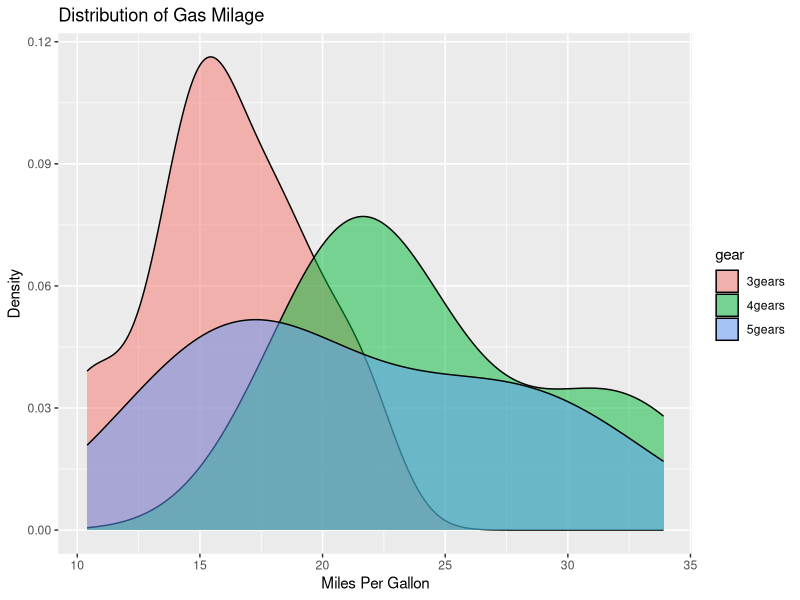
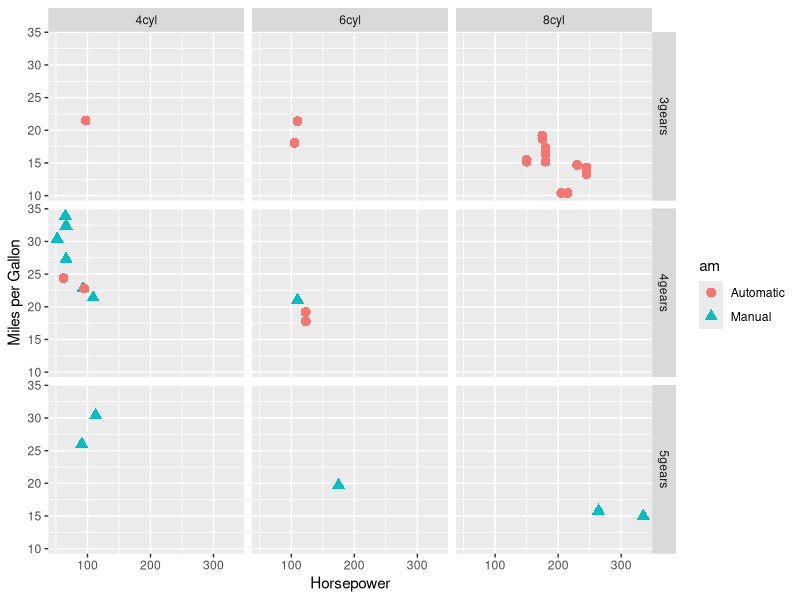
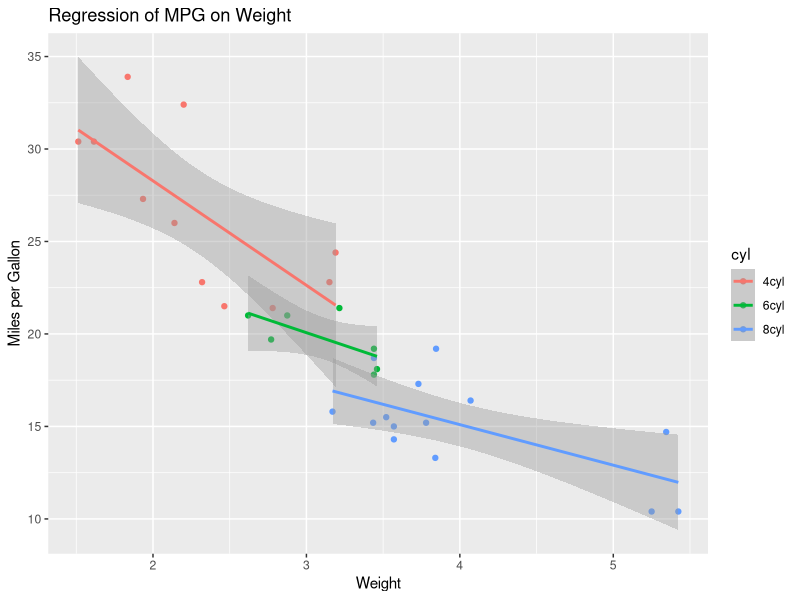
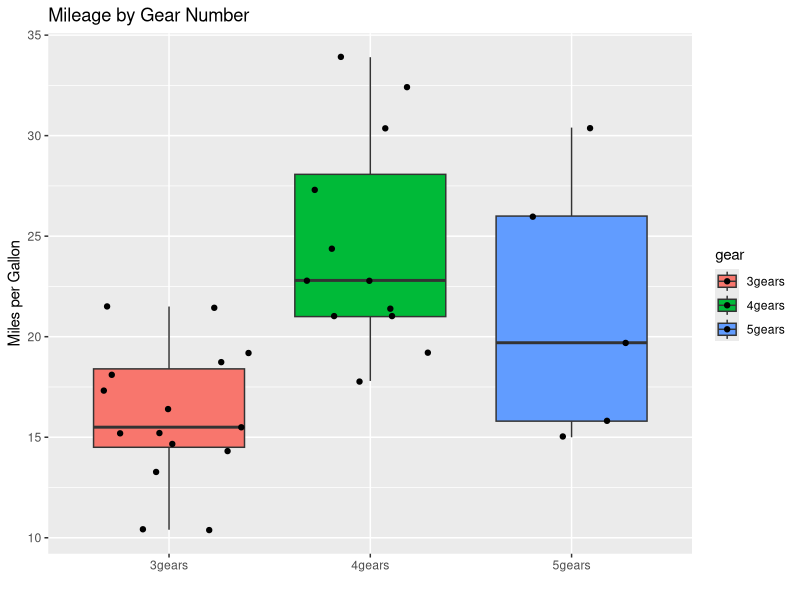

Reproduce these figures in R, in order.
# ggplot2 examples
library(ggplot2) 

# create factors with value labels 
mtcars$gear <- factor(mtcars$gear,levels=c(3,4,5),
  	labels=c("3gears","4gears","5gears")) 
mtcars$am <- factor(mtcars$am,levels=c(0,1),
  	labels=c("Automatic","Manual")) 
mtcars$cyl <- factor(mtcars$cyl,levels=c(4,6,8),
   labels=c("4cyl","6cyl","8cyl")) 

# Kernel density plots for mpg
# grouped by number of gears (indicated by color)
qplot(mpg, data=mtcars, geom="density", fill=gear, alpha=I(.5), 
   main="Distribution of Gas Milage", xlab="Miles Per Gallon", 
   ylab="Density")

# Scatterplot of mpg vs. hp for each combination of gears and cylinders
# in each facet, transmittion type is represented by shape and color
qplot(hp, mpg, data=mtcars, shape=am, color=am, 
   facets=gear~cyl, size=I(3),
   xlab="Horsepower", ylab="Miles per Gallon") 

# Separate regressions of mpg on weight for each number of cylinders
qplot(wt, mpg, data=mtcars, geom=c("point", "smooth"), 
   method="lm", formula=y~x, color=cyl, 
   main="Regression of MPG on Weight", 
   xlab="Weight", ylab="Miles per Gallon")

# Boxplots of mpg by number of gears 
# observations (points) are overlayed and jittered
qplot(gear, mpg, data=mtcars, geom=c("boxplot", "jitter"), 
   fill=gear, main="Mileage by Gear Number",
   xlab="", ylab="Miles per Gallon")